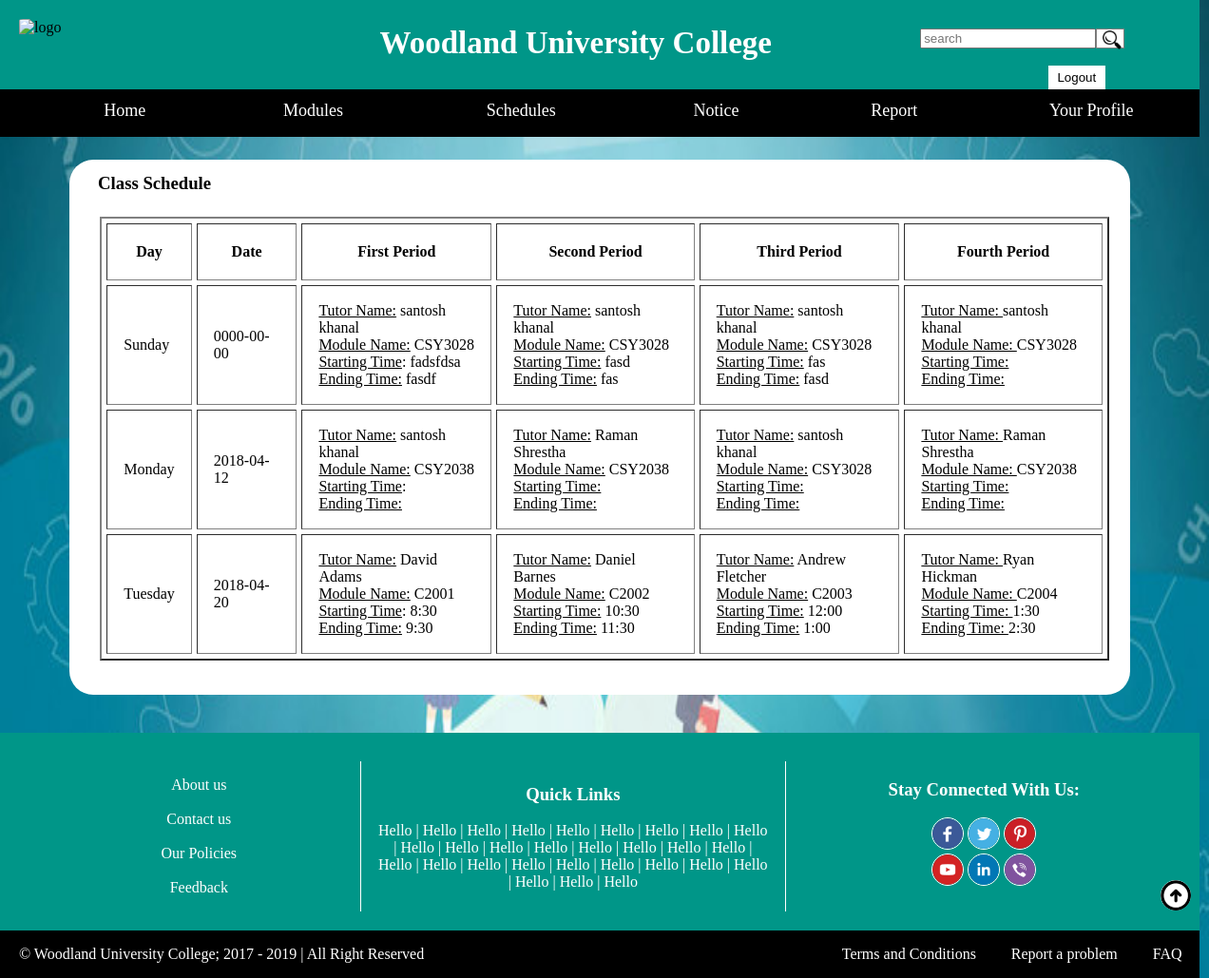
The page /student/class-schedule.php (signed in) on the database its author committed.
### tables this page shows
CREATE TABLE IF NOT EXISTS `timetables` (
`tid` int(11) NOT NULL,
  `tday` varchar(225) NOT NULL,
  `tdate` date NOT NULL,
  `ftutor` varchar(225) NOT NULL,
  `fmodule` varchar(225) NOT NULL,
  `fstime` varchar(225) NOT NULL,
  `fetime` varchar(225) NOT NULL,
  `stutor` varchar(225) NOT NULL,
  `smodule` varchar(225) NOT NULL,
  `sstime` varchar(225) NOT NULL,
  `setime` varchar(225) NOT NULL,
  `ttutor` varchar(225) NOT NULL,
  `tmodule` varchar(225) NOT NULL,
  `tstime` varchar(225) NOT NULL,
  `tetime` varchar(225) NOT NULL,
  `fotutor` varchar(225) NOT NULL,
  `fomodule` varchar(225) NOT NULL,
  `fostime` varchar(225) NOT NULL,
  `foetime` varchar(225) NOT NULL,
  `archiveID` int(11) NOT NULL
);

### student/class-schedule.php (the view, shortened to what this page needs)
<?php
	require 'header.php';
?>
<section class="schedule-section">
	<div class="main-section-row3">
	<div class="main-section-row3col1">
		<h3>Class Schedule</h3>
		<table border="2" cellpadding="10" cellspacing="5">
			<tr>
				<th style="padding: 20px;">Day</th>
				<th style="padding: 20px;">Date</th>
				<th style="padding: 20px;">First Period</th>
				<th style="padding: 20px;">Second Period</th>
				<th style="padding: 20px;">Third Period</th>
				<th style="padding: 20px;">Fourth Period</th>
			</tr>
			<?php
			$output = $pdo-> query("SELECT * FROM timetables");
			foreach ($output as $row) {?>
				<tr>
					<td style="padding: 17px;"> <?php echo $row['tday']?></td>
					<td style="padding: 17px;"> <?php echo $row['tdate']?></td>
					<td style="padding: 17px;"> <?php echo "<u>Tutor Name:</u>  " .$row['ftutor']."<br>". "<u>Module Name:</u>  ".$row['fmodule']." <br>"."<u>Starting Time</u>:  ".$row['fstime']."<br> "."<u>Ending Time:</u>  ".$row['fetime'] ?></td>
					<td style="padding: 17px;"> <?php echo "<u>Tutor Name:</u>  " .$row['stutor']."<br>". "<u>Module Name:</u>  ".$row['smodule']." <br>"."<u>Starting Time:</u>  ".$row['sstime']."<br> "."<u>Ending Time:</u> ".$row['setime'] ?></td>
					<td style="padding: 17px;"> <?php echo "<u>Tutor Name:</u>  " .$row['ttutor']."<br>". "<u>Module Name:</u>  ".$row['tmodule']." <br>"."<u>Starting Time:</u>  ".$row['tstime']."<br> "."<u>Ending Time:</u>  ".$row['tetime'] ?></td>
					<td style="padding: 17px;"> <?php echo "<u>Tutor Name: </u> " .$row['fotutor']."<br>". "<u>Module Name: </u> ".$row['fomodule']." <br>"."<u>Starting Time: </u> ".$row['fostime']."<br> "."<u>Ending Time: </u> ".$row['foetime'] ?></td>
				</tr>
				<?php }
			?>
		</table><br><br>
	</div>
</div>
</section>
<?php
	require 'footer.php';
?>

### css/index.css (style rules this page uses)
body { margin:0px; background-image: url(../images/background6.jpg); background-size: 100% 100%; background-attachment: fixed; background-repeat: no-repeat; width: 1262px; }
section { margin-top: -16px; display: flex; flex-direction: column; }
.main-section-row0, .main-section-row1, .main-section-row2, .main-section-row3 { display: flex; width: 90%; padding-left: 5%; }
.main-section-row0 h3, .main-section-row1 h3, .main-section-row2 h3, .main-section-row3col1 h3 { position: relative; top: -5px; left: 20px; }
.main-section-row3col1 { background-color: white; padding-left: 10px; margin: 40px 10px; border-radius: 25px; }
.main-section-row3col1 table { margin: 0 2%; }

### rows shown on the page
timetables: tday "Sunday", tdate "0000-00-00", ftutor "santosh khanal", fmodule "CSY3028", fstime "fadsfdsa", fetime "fasdf", stutor "santosh khanal", smodule "CSY3028", sstime "fasd", setime "fas", ttutor "santosh khanal", tmodule "CSY3028", tstime "fas", tetime "fasd", fotutor "santosh khanal", fomodule "CSY3028"
timetables: tday "Monday", tdate "2018-04-12", ftutor "santosh khanal", fmodule "CSY2038", stutor "Raman Shrestha", smodule "CSY2038", ttutor "santosh khanal", tmodule "CSY3028", fotutor "Raman Shrestha", fomodule "CSY2038"
timetables: tday "Tuesday", tdate "2018-04-20", ftutor "David Adams", fmodule "C2001", fstime "8:30", fetime "9:30", stutor "Daniel Barnes", smodule "C2002", sstime "10:30", setime "11:30", ttutor "Andrew Fletcher", tmodule "C2003", tstime "12:00", tetime "1:00", fotutor "Ryan Hickman", fomodule "C2004", fostime "1:30", foetime "2:30"
